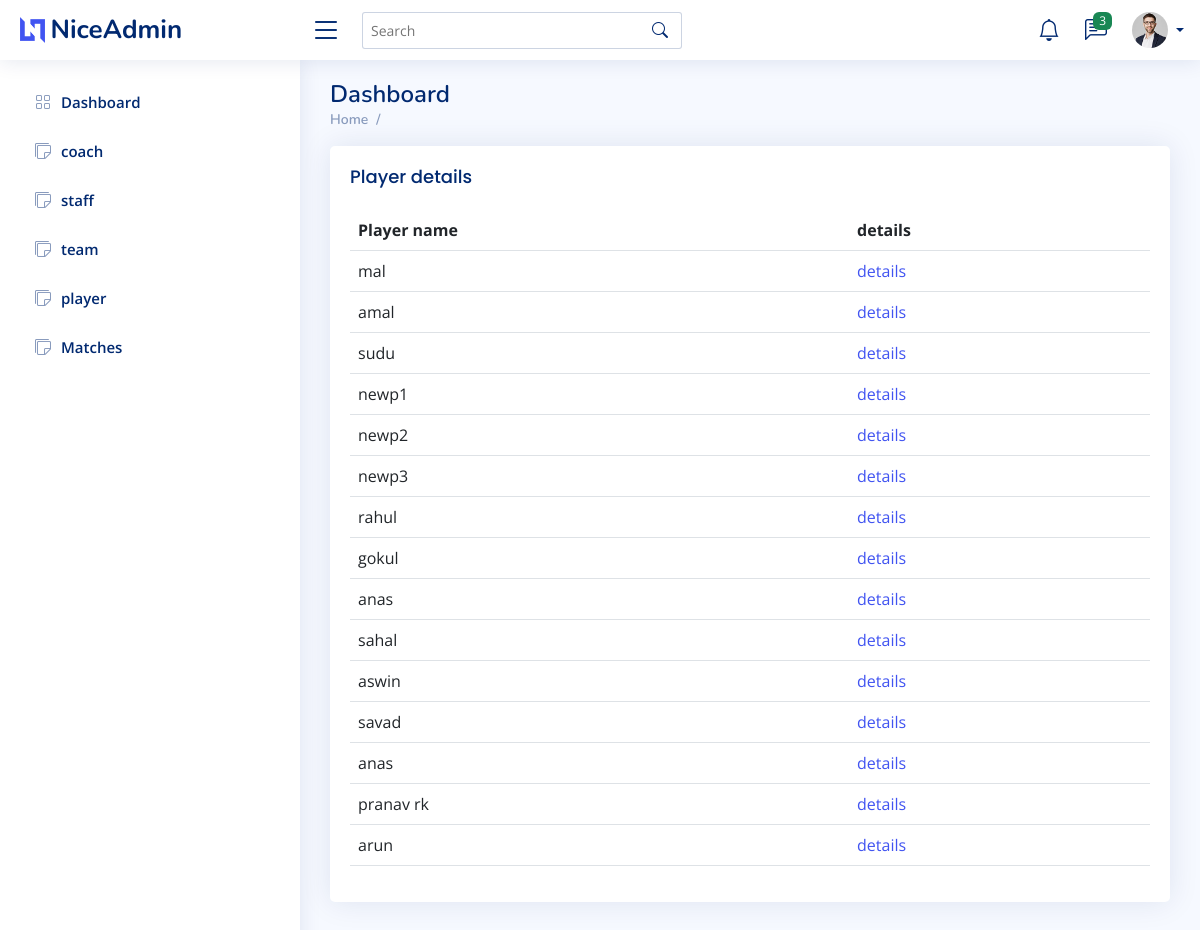
The app's page /manager/playertable/ with its own data.
### player/models.py (models this page shows, shortened)
class player(models.Model):
    login=models.ForeignKey(login, on_delete=models.CASCADE,null=True)
    pname=models.CharField( max_length=50,null=True)
    dob=models.DateField( auto_now=False, auto_now_add=False,null=True)
    contact=models.IntegerField(null=True)
    posi=[
    ("Centre-back", "Centre-back"),
    ("Full-back", "Full-back"),
    ('left wing back', 'left wing back'),
    ('right wing back', 'right wing back'),
    ("Central midfielder", "Central midfielder"),
    ("Defensive midfielder", "Defensive midfielder"),
    ("Attacking midfielder", "Attacking midfielder"),
    ("Centre forward", "Centre forward"),
    ('left forward', 'left forward'),
    ('right forward', 'right forward'),
    ("Goalkeeper", "Goalkeeper")
    ]
    position=models.CharField(null=True, max_length=50)
    post=models.CharField( max_length=50,null=True)
    housename=models.CharField(max_length=50,null=True)
    place=models.CharField(max_length=50,null=True)
    village=models.CharField(default=get_default_value,max_length=50,null=True)
    district=models.CharField( max_length=50,null=True)
    state=models.CharField(default=get_default_value,max_length=50,null=True)
    coach=models.IntegerField(default=0)

### manager/views.py (the view)
# urls.py: path('playertable/', views.playertable, name="playertable"),
def playertable(request):
    playerr = player.objects.all()
    context = {'playerr': playerr}
    return render(request, 'original/manager/player.html', context)

### templates/original/manager/player.html
{% extends 'original/manager/main.html' %}
{% block content %}
<div class="card">
    <div class="card-body">
      <h5 class="card-title">Player details </h5>
      <table class="table">
        <thead>
          <tr>
            <th scope="col">Player name</th>
            <th scope="col">details</th>
          </tr>
        </thead>
        <tbody>
          {% for i in playerr %}
          <tr>
            <td>{{i.pname}}</td>
            <td><a href="/manager/viewplayer/{{i.id}}">details</a></td>
          </tr>
          {% endfor %}
        </tbody>
      </table>
    </div>
  </div>
{% endblock content %}

### static/assets/css/style.css (style rules this page uses)
:root { scroll-behavior: smooth; }
body { font-family: "Open Sans", sans-serif; background: #f6f9ff; color: #444444; }
a { color: #4154f1; text-decoration: none; }
h1, h2, h3, h4, h5, h6 { font-family: "Nunito", sans-serif; }
.card { margin-bottom: 30px; border: none; border-radius: 5px; box-shadow: 0px 0 30px rgba(1, 41, 112, 0.1); }
.card-title { padding: 20px 0 15px 0; font-size: 18px; font-weight: 500; color: #012970; font-family: "Poppins", sans-serif; }
.card-body { padding: 0 20px 20px 20px; }

### records on screen
player: pname "mal"
player: pname "amal"
player: pname "sudu"
player: pname "newp1"
player: pname "newp2"
player: pname "newp3"
player: pname "rahul"
player: pname "gokul"
player: pname "anas"
player: pname "sahal"
player: pname "aswin"
player: pname "savad"
player: pname "anas"
player: pname "pranav rk"
player: pname "arun"
